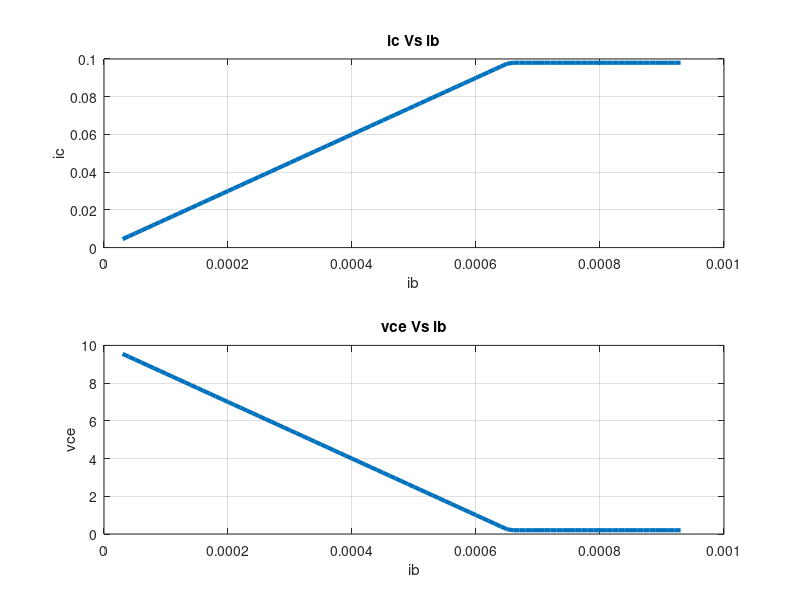

Write MATLAB code to recreate this figure.
% Ali ayman mohamed 
rc=100;
vcc=10;
rb=10e+3;
b=150;
vbe=0.7;
vbb=1:0.1:10;
ib = (vbb-vbe)/rb;
ic = ib * b;
vce = vcc - ic * rc;
ics=(vcc-0.2)/rc;
ibs=ics/b;
ic(ic>= ics)= ics;
vce(vce<=0.2)=0.2;
subplot(2,1,1)
plot (ib,ic,'linewidth',3)
grid on
box on
clear xlabel ylabel
xlabel('ib')
ylabel('ic')
title('ic Vs ib')
subplot(2,1,2)
plot(ib,vce,'linewidth',3)
grid on
box on
xlabel('ib')
ylabel('vce')
title('vce Vs ib')

%hold on 
%plot(ibs,ics,'s')
%hold off